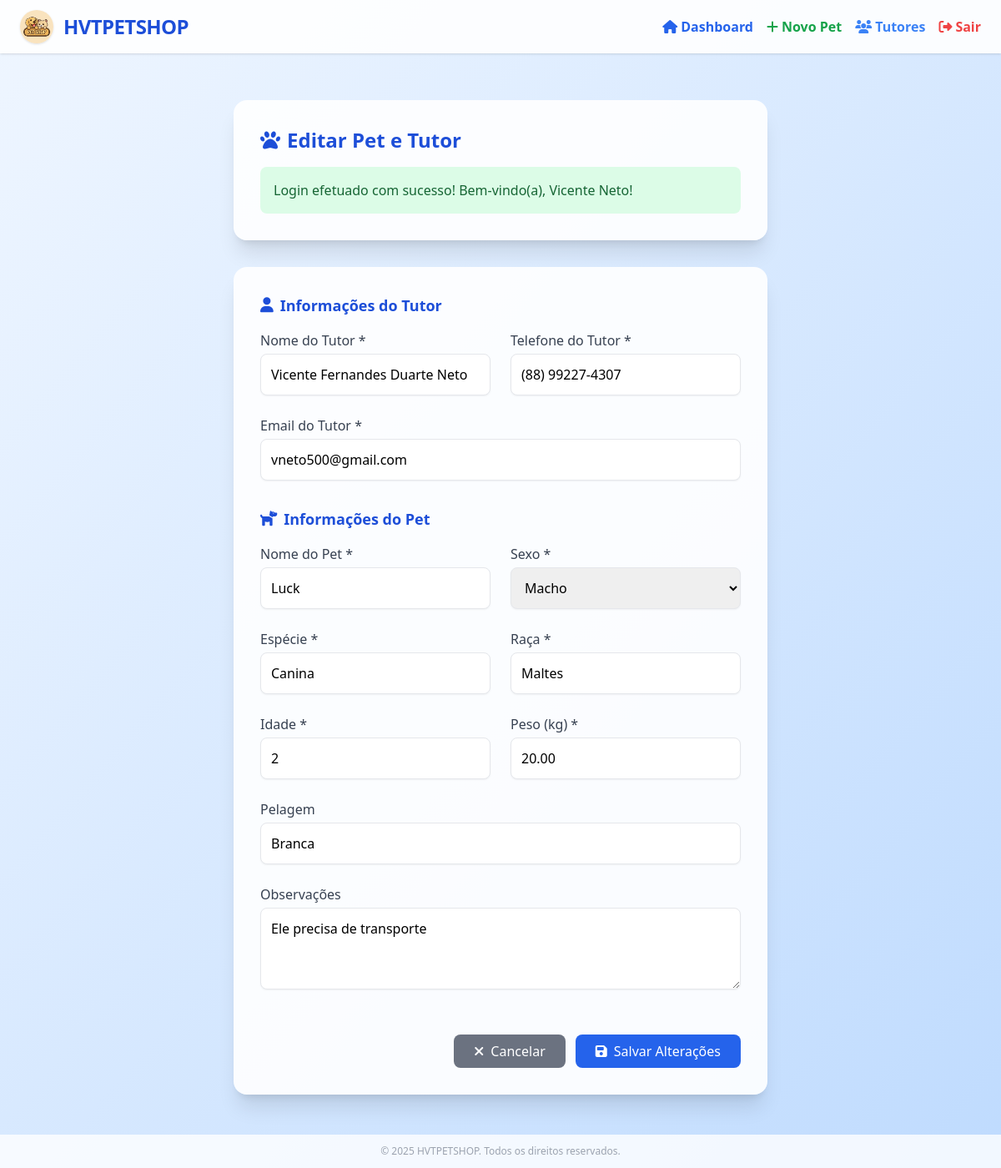
Page /pets/atualizar_pet.php?id=2 (signed in) on the committed database.
### tables this page shows
CREATE TABLE `pets` (
  `id` int(11) NOT NULL,
  `nome` varchar(100) NOT NULL,
  `especie` varchar(50) DEFAULT NULL,
  `raca` varchar(50) DEFAULT NULL,
  `idade` varchar(20) DEFAULT NULL,
  `nascimento` date DEFAULT NULL,
  `sexo` enum('Macho','Fêmea') DEFAULT NULL,
  `peso` decimal(5,2) DEFAULT NULL,
  `pelagem` varchar(50) DEFAULT NULL,
  `tutor_id` int(11) NOT NULL,
  `observacoes` text DEFAULT NULL,
  `criado_em` timestamp NOT NULL DEFAULT current_timestamp(),
  `atualizado_em` timestamp NULL DEFAULT NULL ON UPDATE current_timestamp()
);

CREATE TABLE `tutores` (
  `id` int(11) NOT NULL,
  `nome` varchar(100) NOT NULL,
  `email` varchar(100) NOT NULL,
  `telefone` varchar(20) NOT NULL,
  `atualizado_em` timestamp NULL DEFAULT NULL ON UPDATE current_timestamp(),
  `cep` varchar(9) DEFAULT NULL,
  `rua` varchar(100) DEFAULT NULL,
  `numero` varchar(10) DEFAULT NULL,
  `bairro` varchar(60) DEFAULT NULL,
  `cidade` varchar(60) DEFAULT NULL,
  `uf` varchar(2) DEFAULT NULL
);

### pets/atualizar_pet.php (the view, shortened to what this page needs)
<?php
include "../config/config.php";
$id = $_GET['id'];
$stmt = $pdo->prepare("SELECT p.*, t.nome as tutor_nome, t.email, t.telefone, t.id as tutor_id
                      FROM pets p
                      JOIN tutores t ON p.tutor_id = t.id
                      WHERE p.id = ?");
$stmt->execute([$id]);
$pet = $stmt->fetch(PDO::FETCH_ASSOC);
function formatarTelefone($telefone) {
    $telefone = preg_replace('/[^0-9]/', '', $telefone);
    if (strlen($telefone) === 11) {
        return preg_replace('/(\d{2})(\d{5})(\d{4})/', '($1) $2-$3', $telefone);
    } elseif (strlen($telefone) === 10) {
        return preg_replace('/(\d{2})(\d{4})(\d{4})/', '($1) $2-$3', $telefone);
    }
    return $telefone;
}
?>
<!DOCTYPE html>
<html lang="pt-BR">
<head>
    <link rel="stylesheet" href="https://cdnjs.cloudflare.com/ajax/libs/font-awesome/6.5.0/css/all.min.css">
    <script src="https://cdn.tailwindcss.com"></script>
</head>
<body class="min-h-screen bg-gradient-to-br from-blue-50 to-blue-200 flex flex-col">
    <nav class="w-full bg-white/90 shadow flex items-center justify-between px-6 py-3">
        <div class="flex items-center gap-3">
            <img src="../icons/pet.jpg" alt="Logo Petshop" class="w-10 h-10 rounded-full shadow">
            <span class="text-2xl font-bold text-blue-700 tracking-tight">HVTPETSHOP</span>
        </div>
        <div class="flex items-center gap-4">
            <a href="../dashboard.php" class="text-blue-600 hover:text-blue-800 font-semibold transition"><i class="fa fa-home mr-1"></i>Dashboard</a>
            <a href="cadastrar_pet.php" class="text-green-600 hover:text-green-800 font-semibold transition"><i class="fa fa-plus mr-1"></i>Novo Pet</a>
            <a href="../tutores/listar_tutores.php" class="text-blue-500 hover:text-blue-700 font-semibold transition"><i class="fa fa-users mr-1"></i>Tutores</a>
            <a href="../auth/logout.php" class="text-red-500 hover:text-red-700 font-semibold transition"><i class="fa fa-sign-out-alt mr-1"></i>Sair</a>
        </div>
    </nav>
    <main class="flex-1 w-full max-w-2xl mx-auto mt-10 p-4">
        <div class="bg-white/90 p-8 rounded-2xl shadow-xl animate-fade-in mb-8">
            <h2 class="text-2xl font-bold text-blue-700 mb-2 flex items-center gap-2">
                <i class="fa fa-paw"></i> Editar Pet e Tutor
            </h2>
            <?php if (isset($_SESSION['mensagem'])): ?>
                <div class="mt-4 p-4 rounded-lg <?php echo $_SESSION['tipo_mensagem'] === 'success' ? 'bg-green-100 text-green-800' : 'bg-red-100 text-red-800'; ?>">
                    <?php echo $_SESSION['mensagem']; ?>
                </div>
            <?php endif; ?>
        </div>
        <form action="" method="POST" class="bg-white/90 p-8 rounded-2xl shadow-xl space-y-8 animate-fade-in">
            <div>
                <h3 class="text-lg font-semibold text-blue-700 mb-4 flex items-center gap-2"><i class="fa fa-user"></i> Informações do Tutor</h3>
                <div class="grid grid-cols-1 md:grid-cols-2 gap-6">
                    <div>
                        <label for="tutor_nome" class="block text-gray-700 mb-1">Nome do Tutor *</label>
                        <input type="text" name="tutor_nome" id="tutor_nome" required
                               class="w-full p-3 border rounded-lg shadow-sm focus:outline-none focus:ring-2 focus:ring-blue-400"
                               value="<?= htmlspecialchars($pet['tutor_nome']); ?>">
                    </div>
                    <div>
                        <label for="tutor_telefone" class="block text-gray-700 mb-1">Telefone do Tutor *</label>
                        <input type="tel" name="tutor_telefone" id="tutor_telefone" required
                               class="w-full p-3 border rounded-lg shadow-sm focus:outline-none focus:ring-2 focus:ring-blue-400"
                               value="<?= htmlspecialchars(formatarTelefone($pet['telefone'])); ?>"
                               maxlength="15" oninput="mascaraTelefone(this)">
                    </div>
                    <div class="md:col-span-2">
                        <label for="tutor_email" class="block text-gray-700 mb-1">Email do Tutor *</label>
                        <input type="email" name="tutor_email" id="tutor_email" required
                               class="w-full p-3 border rounded-lg shadow-sm focus:outline-none focus:ring-2 focus:ring-blue-400"
                               value="<?= htmlspecialchars($pet['email']); ?>">
                    </div>
                </div>
            </div>
            <div>
                <h3 class="text-lg font-semibold text-blue-700 mb-4 flex items-center gap-2"><i class="fa-solid fa-dog"></i> Informações do Pet</h3>
                <div class="grid grid-cols-1 md:grid-cols-2 gap-6">
                    <div>
                        <label for="nome" class="block text-gray-700 mb-1">Nome do Pet *</label>
                        <input type="text" name="nome" id="nome" required
                               class="w-full p-3 border rounded-lg shadow-sm focus:outline-none focus:ring-2 focus:ring-blue-400"
                               value="<?= htmlspecialchars($pet['nome']); ?>">
                    </div>
                    <div>
                        <label for="sexo" class="block text-gray-700 mb-1">Sexo *</label>
                        <select name="sexo" id="sexo" required class="w-full p-3 border rounded-lg shadow-sm focus:outline-none focus:ring-2 focus:ring-blue-400">
                            <option value="Macho" <?= $pet['sexo'] == 'Macho' ? 'selected' : '' ?>>Macho</option>
                        </select>
                    </div>
                    <div>
                        <label for="especie" class="block text-gray-700 mb-1">Espécie *</label>
                        <input type="text" name="especie" id="especie" required
                               class="w-full p-3 border rounded-lg shadow-sm focus:outline-none focus:ring-2 focus:ring-blue-400"
                               value="<?= htmlspecialchars($pet['especie']); ?>">
                    </div>
                    <div>
                        <label for="raca" class="block text-gray-700 mb-1">Raça *</label>
                        <input type="text" name="raca" id="raca" required
                               class="w-full p-3 border rounded-lg shadow-sm focus:outline-none focus:ring-2 focus:ring-blue-400"
                               value="<?= htmlspecialchars($pet['raca']); ?>">
                    </div>
                    <div>
                        <label for="idade" class="block text-gray-700 mb-1">Idade *</label>
                        <input type="number" name="idade" id="idade" min="0" required
                               class="w-full p-3 border rounded-lg shadow-sm focus:outline-none focus:ring-2 focus:ring-blue-400"
                               value="<?= htmlspecialchars($pet['idade']); ?>">
                    </div>
                    <div>
                        <label for="peso" class="block text-gray-700 mb-1">Peso (kg) *</label>
                        <input type="number" name="peso" id="peso" min="0" step="0.01" required
                               class="w-full p-3 border rounded-lg shadow-sm focus:outline-none focus:ring-2 focus:ring-blue-400"
                               value="<?= htmlspecialchars($pet['peso']); ?>">
                    </div>
                    <div class="md:col-span-2">
                        <label for="pelagem" class="block text-gray-700 mb-1">Pelagem</label>
                        <input type="text" name="pelagem" id="pelagem"
                               class="w-full p-3 border rounded-lg shadow-sm focus:outline-none focus:ring-2 focus:ring-blue-400"
                               value="<?= htmlspecialchars($pet['pelagem']); ?>">
                    </div>
                    <div class="md:col-span-2">
                        <label for="observacoes" class="block text-gray-700 mb-1">Observações</label>
                        <textarea name="observacoes" id="observacoes" rows="3"
                                  class="w-full p-3 border rounded-lg shadow-sm focus:outline-none focus:ring-2 focus:ring-blue-400"
                                  placeholder="Alguma informação importante sobre o pet"><?= htmlspecialchars($pet['observacoes']); ?></textarea>
                    </div>
                </div>
            </div>
            <div class="flex flex-col sm:flex-row justify-end gap-3 pt-4">
                <a href="visualizar_pet.php?id=<?= $id ?>" class="bg-gray-500 hover:bg-gray-600 text-white py-2 px-6 rounded-lg flex items-center justify-center">
                    <i class="fas fa-times mr-2"></i> Cancelar
                </a>
                <button type="submit" class="bg-blue-600 hover:bg-blue-700 text-white py-2 px-6 rounded-lg flex items-center justify-center">
                    <i class="fas fa-save mr-2"></i> Salvar Alterações
                </button>
            </div>
        </form>
    </main>
    <footer class="w-full py-3 bg-white/80 text-center text-gray-400 text-xs mt-8">
        &copy; 2025 HVTPETSHOP. Todos os direitos reservados.
    </footer>
</body>
</html>

### pets/atualizar_pet.php (style rules this page uses)
.animate-fade-in { animation: fade-in 0.8s ease; }

### rows in the picture
pets: tutor_nome "Vicente Fernandes Duarte Neto", tutor_telefone "(88) 99227-4307", tutor_email "vneto500@gmail.com", nome "Luck", sexo "Macho", especie "Canina", raca "Maltes", idade "2", peso "20.00", pelagem "Branca", observacoes "Ele precisa de transporte"

### other values in the picture
$_SESSION['mensagem'] "Login efetuado com sucesso! Bem-vindo(a), Vicente Neto!"
